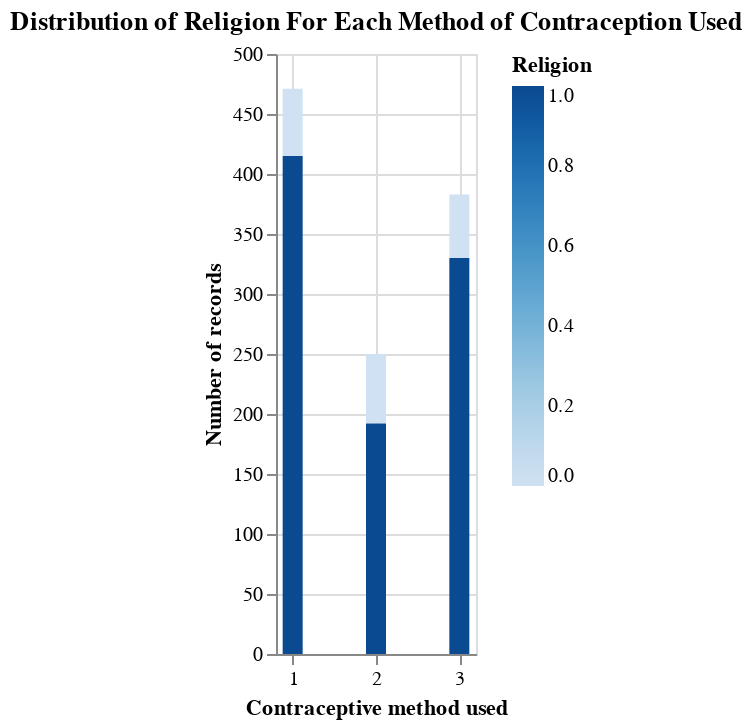

Source (notebook cell):
### Markdown cell above
**Religion**

### Code cell
wife_religion_correlation = alt.Chart(cmc_train, title = "Distribution of Religion For Each Method of Contraception Used").mark_bar(size=10).encode(
    x = alt.X("contraceptive_method_used", title = "Contraceptive method used"),
    y = alt.Y("count()", title = "Number of records"),
    color = alt.Color("wife_religion", legend=alt.Legend(title="Religion"))
).properties(width=100)
wife_religion_correlation

### Figure 1 — Vega-Lite specification as saved in the notebook (floating-point values rounded to 4 significant figures; data arrays with more than 128 entries replaced by an {"elided": "..."} marker saying what was removed)
{"$schema": "https://vega.github.io/schema/vega-lite/v4.17.0.json", "config": {"view": {"continuousHeight": 300, "continuousWidth": 400}}, "data": {"name": "data-3895c4260d1dd1a6efb37b73d7dea99f"}, "datasets": {"data-3895c4260d1dd1a6efb37b73d7dea99f": {"elided": "1104 records"}}, "encoding": {"color": {"field": "wife_religion", "legend": {"title": "Religion"}, "type": "quantitative"}, "x": {"field": "contraceptive_method_used", "title": "Contraceptive method used", "type": "quantitative"}, "y": {"aggregate": "count", "title": "Number of records", "type": "quantitative"}}, "mark": {"size": 10, "type": "bar"}, "title": "Distribution of Religion For Each Method of Contraception Used", "width": 100}
